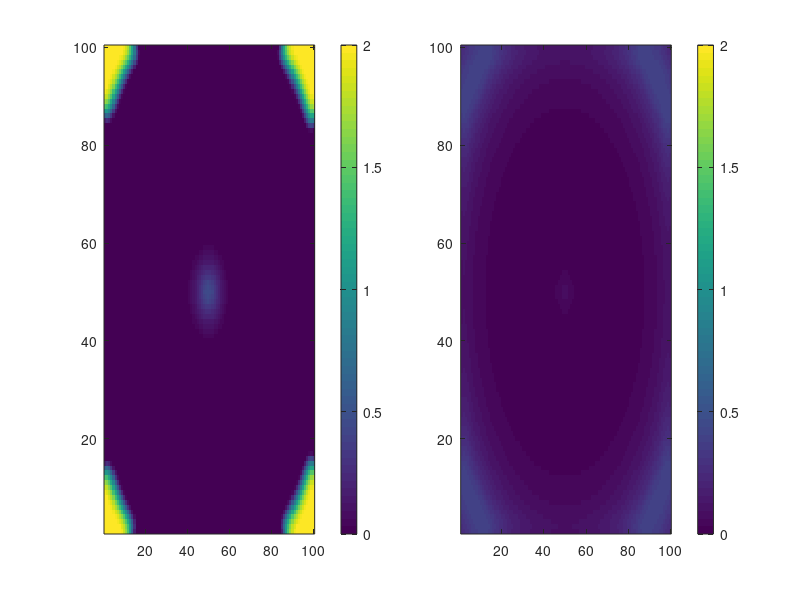

This chart was generated by the following MATLAB code:
Tmax=2000;Xmax=100;
A=zeros(Xmax,Xmax,Tmax);I=zeros(Xmax,Xmax,Tmax);
c=zeros(Xmax,Xmax);c(48:52,48:52)=1;                                                      
dt=0.01;da=20;aa=6;di=0.1;ii=-2;ia=-30;ai=0.5;
Amax=2;Imax=2;
for T=1:Tmax
    A(:,:,T+1)=dt*(4*da*del2(A(:,:,T))+aa*A(:,:,T)+ia*I(:,:,T)+c)+A(:,:,T);
    I(:,:,T+1)=dt*(4*di*del2(I(:,:,T))+ii*I(:,:,T)+ai*A(:,:,T))+I(:,:,T);
    A(:,:,T+1)=A(:,:,T+1).*((A(:,:,T+1)>0)&(A(:,:,T+1)<Amax))+Amax.*(A(:,:,T+1)>Amax);
    I(:,:,T+1)=I(:,:,T+1).*((I(:,:,T+1)>0)&(I(:,:,T+1)<Imax))+Imax.*(I(:,:,T+1)>Imax);
end
figure('Position',[0 300 1000 400]);
for T=1:10:Tmax
    subplot(1,2,1);imagesc(A(:,:,T),[0 2]);set(gca,'YDir','normal');colorbar;
    subplot(1,2,2);imagesc(I(:,:,T),[0 2]);set(gca,'YDir','normal');colorbar;
    pause(0.0001); 
end
